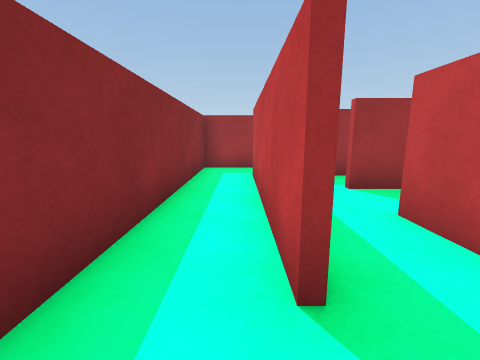
[1] (above)

24 first-person views from a walk through a scene from a Unity 3-D project. The camera is 0.58 m above the floor, tilts 10° down and sees 90° across. The floor is counted in squares, 0.5 m on a side. Each view is taken from the middle of a square. On the plan, view 1 faces up. The plan holds only what a view shows up to about 11 squares ahead; the rest is blank. The player character is not drawn. Some animated figures are left out.

[2]
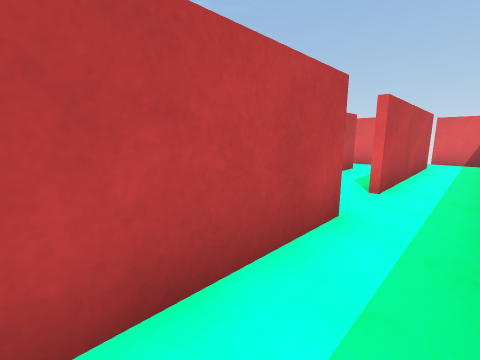

[3]
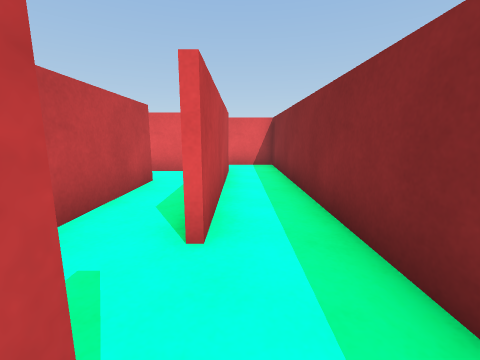

[4]
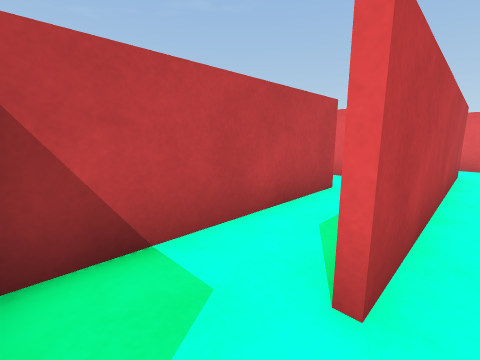

[5]
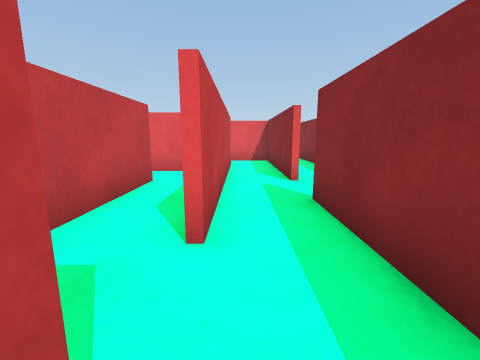

[6]
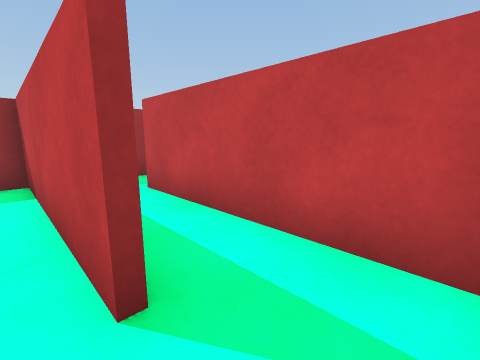

[7]
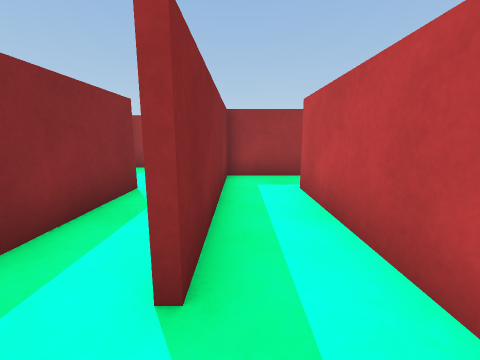

[8]
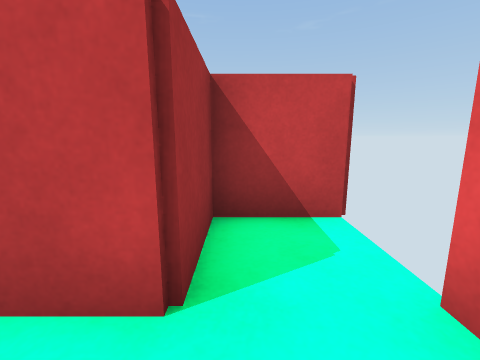

[9]
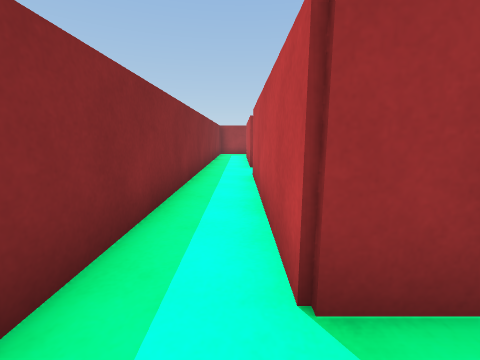

[10]
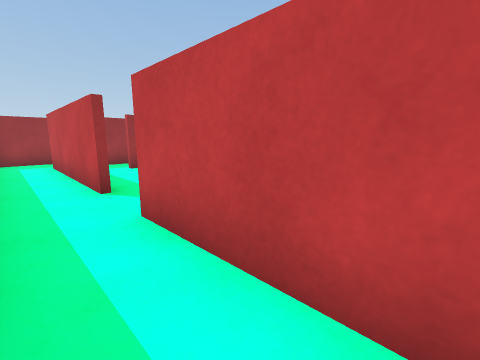

[11]
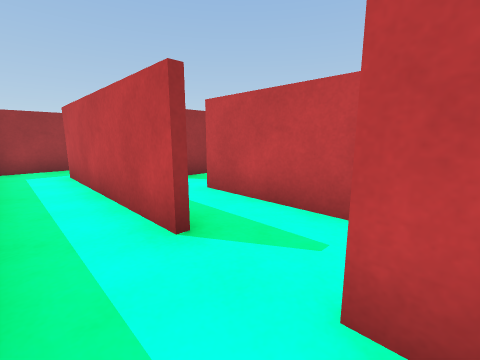

[12]
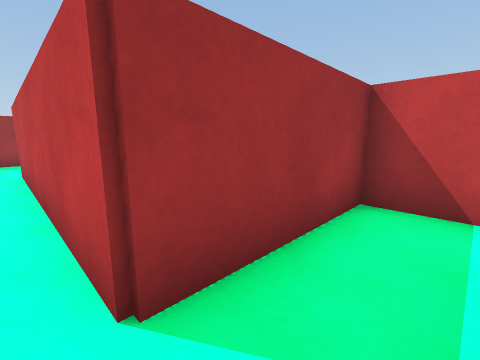

[13]
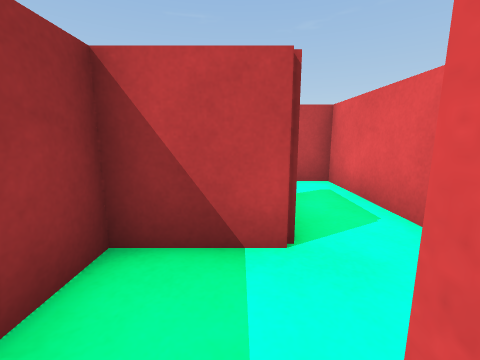

[14]
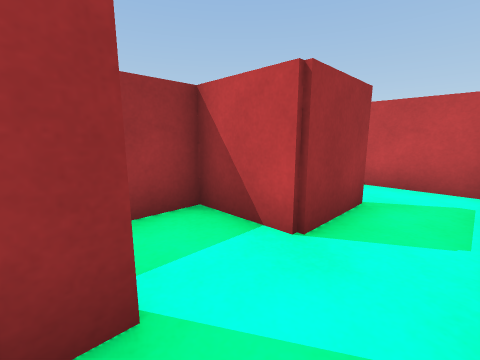

[15]
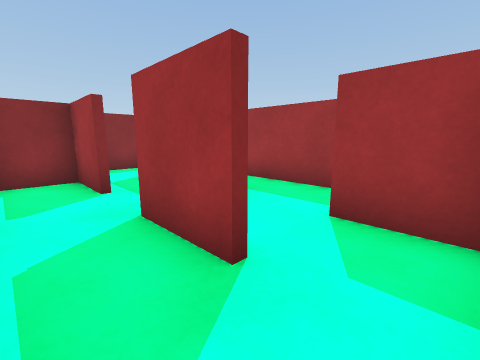

[16]
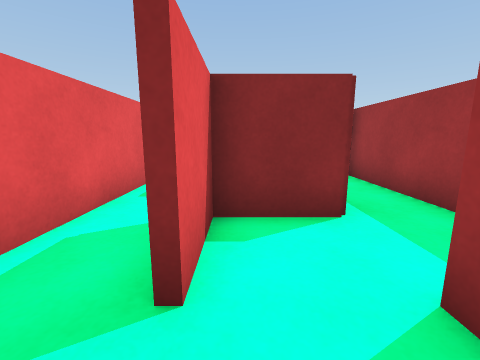

[17]
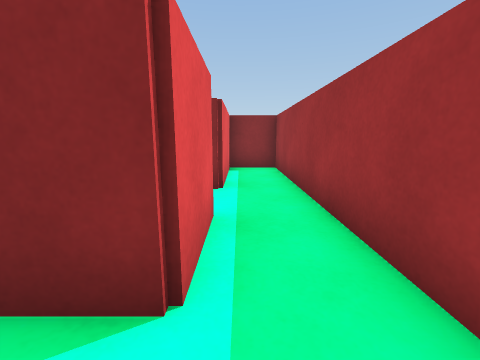

[18]
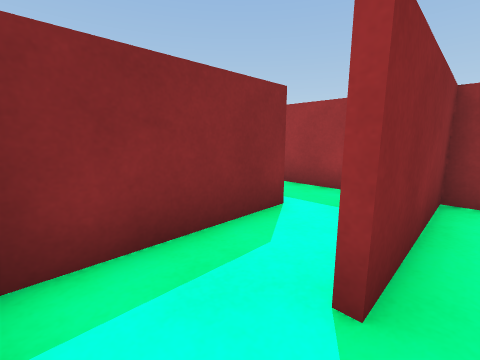

[19]
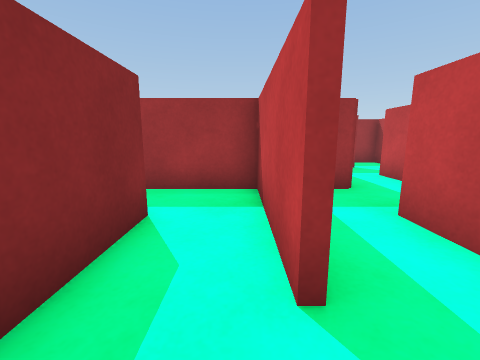

[20]
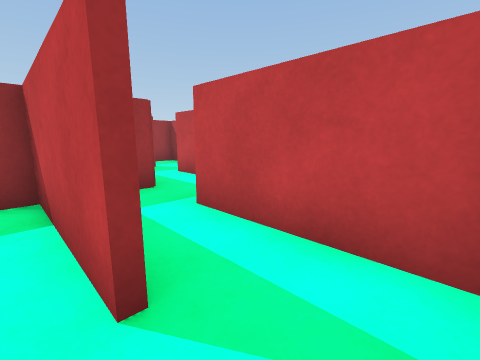

[21]
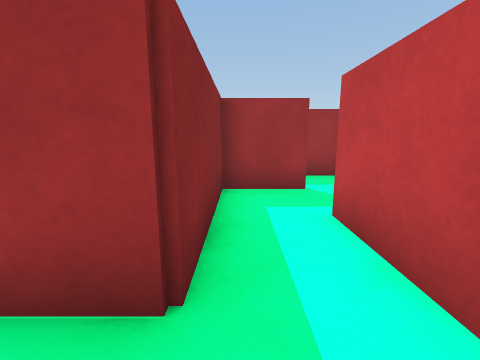

[22]
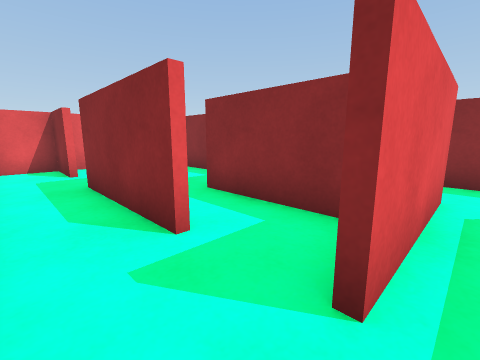

[23]
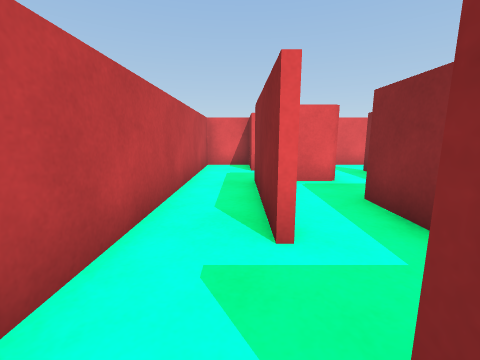

[24]
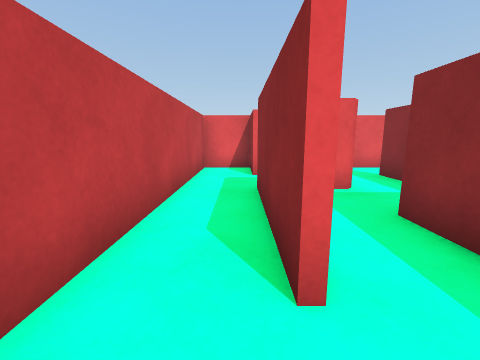

### Floor plan
Ten units are one square. View 1 is at (0, 0); x grows to the right and y downward. Boxes are objects, and circles mark ways between rooms. Rooms are numbered by the first view taken in them; rooms with no view inside come last. Other rooms are left out.
<svg viewBox="-19 -99 208 190">
<path fill="none" stroke="#000" d="M4 -14 4 -75M31 66 4 66 4 5M24 86 24 65M8 -94 -14 -94 -14 84 5 84M6 -49 6 -34M34 -74 9 -74M44 6 44 -55M26 -35 26 -2M50 -54 25 -54M64 21 64 -35M40 24 52 24M46 -52 46 5M72 -54 50 -54M6 5 6 54M24 46 24 -35M6 -34 6 -15M20 64 45 64M64 66 64 46 24 46M46 66 31 66M40 84 84 84M86 66 64 66M26 65 26 81M84 84 104 84 104 60M101 46 85 46M66 44 66 64 85 64M85 44 106 44M124 44 124 25M29 44 66 44M131 26 26 26 26 44M124 66 124 44M114 84 129 84M106 44 106 81M164 28 164 5M126 25 126 65M144 81 144 44 155 44M166 -15 146 -15 146 26 131 26M180 -34 170 -34M184 4 184 -8M125 -16 165 -16M165 64 165 84 184 84 184 4M165 4 165 45"/>
<circle cx="10" cy="-5" r="3" fill="#2a7"/>
<circle cx="20" cy="-50" r="3" fill="#2a7"/>
<circle cx="30" cy="-40" r="3" fill="#2a7"/>
<circle cx="20" cy="-25" r="3" fill="#2a7"/>
<circle cx="50" cy="15" r="3" fill="#2a7"/>
<circle cx="35" cy="60" r="3" fill="#2a7"/>
<circle cx="55" cy="70" r="3" fill="#2a7"/>
<circle cx="75" cy="80" r="3" fill="#2a7"/>
<circle cx="80" cy="50" r="3" fill="#2a7"/>
<circle cx="120" cy="55" r="3" fill="#2a7"/>
<circle cx="130" cy="75" r="3" fill="#2a7"/>
<circle cx="160" cy="0" r="3" fill="#2a7"/>
<circle cx="180" cy="10" r="3" fill="#2a7"/>
<text x="0" y="0">1</text>
<text x="20" y="-50">2</text>
<text x="40" y="-60">3</text>
<text x="40" y="-10">4</text>
<text x="60" y="-10">5</text>
<text x="20" y="10">6</text>
<text x="40" y="60">7</text>
<text x="60" y="80">8</text>
<text x="90" y="70">9</text>
<text x="80" y="40">10</text>
<text x="120" y="70">11</text>
<text x="150" y="40">12</text>
<text x="160" y="-20">13</text>
<text x="170" y="50">14</text>
</svg>
Room 1 opens to room 6. Room 2 opens to room 3. Room 2 opens to room 4. Room 2 opens to room 6. Room 4 opens to room 5. Room 6 opens to room 7. Room 7 opens to room 8. Room 8 opens to room 9. Room 9 opens to room 10. Room 10 opens to room 11. Room 11 opens to room 12. Room 12 opens to room 13. Room 13 opens to room 14.

Where each view was taken, in squares from view 1:
view 1: 0 up, 0 right, facing up
view 2: 5 up, 1 left, facing down-right
view 3: 2 up, 0 right, facing down
view 4: 5 up, 2 right, facing down-right
view 5: 6 up, 2 right, facing down
view 6: 2 down, 4 right, facing up-right
view 7: 2 down, 5 right, facing up
view 8: 7 down, 1 left, facing right
view 9: 8 down, 0 right, facing up
view 10: 4 down, 1 left, facing up-right
view 11: 1 down, 1 left, facing up-right
view 12: 6 down, 2 right, facing up-right
view 13: 6 down, 4 right, facing right
view 14: 8 down, 4 right, facing up-right
view 15: 8 down, 10 right, facing up-left
view 16: 6 down, 10 right, facing left
view 17: 4 down, 12 right, facing left
view 18: 8 down, 13 right, facing up-left
view 19: 8 down, 12 right, facing up
view 20: 8 down, 12 right, facing up-right
view 21: 4 down, 15 right, facing up
view 22: 2 up, 18 right, facing down-left
view 23: 2 up, 17 right, facing down
view 24: 1 up, 17 right, facing down
